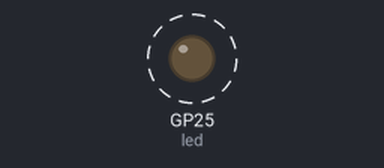
The program below on a simulated Raspberry Pi Pico running MicroPython. Shown: output pins drawn as LEDs (lit = HIGH). Dashed ring = blinking. The clock reads 2024-03-15 10:24:30 at power-on unless the program sets it; what the program prints to the serial console is not drawn.

Above: at 0.2 s.
Timing chart, 0 to 3.0 s (numbered marks = the images above):
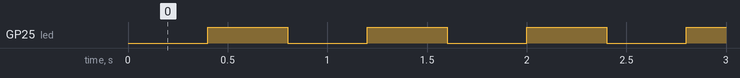

The program:

main.py
```python
import time
from machine import Pin, Timer

led = Pin(25, Pin.OUT)
timer = Timer()

def blink(timer):
    led.toggle()

timer.init(freq=2.5, mode=Timer.PERIODIC, callback=blink)

e_4096 = 17

d_4096 = 1122691313

n_4096 = 2385817433

m_4096 = 232347777

c_4096 = 234347945

e = 5

d = 77

n = 119

class RSA:
    def __init__(self) -> None:
        pass

    def encrypt(self, m: int, e: int, n: int) -> int:
        """
        Verschlüsseln einer Naricht m mit den Zahlen e und n.
        Rückgabe von -1, wenn Naricht zu lang.
        """
        if m < n:
            # c = m^e mod n
            c = pow(m, e, n)
            return c
        else:
            return -1

    def decrypt(self, c: int, d: int, n: int) -> int:
        """
        Entschlüsseln eines Geheimtextes c mit den Zahlen d und n.
        """
        # m = c^d mod n
        m = pow(c, d, n)
        return m

    def encrypt_text(self, m: str, e: int, n: int) -> List[int]:
        """
        Verschlüsseln eines Textes in beliebger Größe.
        """
        blocks = []
        bits = len(bin(n))-2
        num_chars = bits // 8 - 1

        for i in range(0, len(m), num_chars):
            chars = m[i : i + num_chars]

            # (1) Mit 0 auffüllen
            #chars = chars + "\0" * (num_chars - len(m))

            # (2) Zeichen in Binär
            binary = "".join(format(ord(i), "08b") for i in chars)

            # (3) Binär in Zahl
            num = int(binary, 2)

            # (4) Verschlüsseln der Zahl
            c = self.decrypt(num, e, n)

            blocks.append(c)

        return blocks

    def decrypt_text(self, blocks: List[int], d: int, n: int) -> str:
        """
        Entschlüsseln eines Textes.
        """
        bits = n.bit_length()
        format_string = f"0{bits}b"
        message_string = ""

        for c in blocks:
            # (1) Entschlüsseln
            m = self.encrypt(c, d, n)

            # (2) Zahl in Binärzahl
            binary = format(m, format_string)

            # (3) Binärzahl in Zeichen
            message_string += "".join(
                chr(int(binary[i : i + 8], 2)) for i in range(0, len(binary), 8)
            )  # generator

        return message_string

class Benchmark:
    def __init__(self, n: int, e: int, d: int, m: int, c: int, text: str) -> None:
        self.n = n
        self.e = e
        self.d = d
        self.m = m
        self.c = c
        self.text = text

        self.rsa = RSA()

    def bench_encrypt(self, n: int) -> float:
        start = time.time()
        for i in range(n):
            self.rsa.encrypt(self.m, self.e, self.n)

        return time.time() - start

    def bench_decrypt(self, n: int) -> float:
        start = time.time()
        for i in range(n):
            self.rsa.decrypt(self.c, self.d, self.n)

        return time.time() - start

    def bench_encrypt_text(self, n: int) -> float:
        start = time.time()
        for i in range(n):
            self.text_c = self.rsa.encrypt_text(self.text, self.d, self.n)

        return time.time() - start

    def bench_decrypt_text(self, n: int) -> float:
        start = time.time()
        for i in range(n):
            self.rsa.decrypt_text(self.text_c, self.d, self.n)

        return time.time() - start


if __name__ == "__main__":
    m = m_4096
    c = c_4096

    text = ""

    # Symsteminformationen
    print("RSA-Benchmark on Raspberry Pico")

    # Treiber Code
    count = 100000
    print(f"Running Benchmark {count} times...")
    bench = Benchmark(n_4096, e_4096, d_4096, m, c, text)

    time_decrypt = bench.bench_encrypt(count)
    print(f"{time_decrypt}s for encryption.")

    time_encrypt = bench.bench_decrypt(count)
    print(f"{time_encrypt}s for decryption.")
```

Measured:
- by itself, GP25 (led): alternates HIGH for 0.40 s and LOW for 0.40 s
